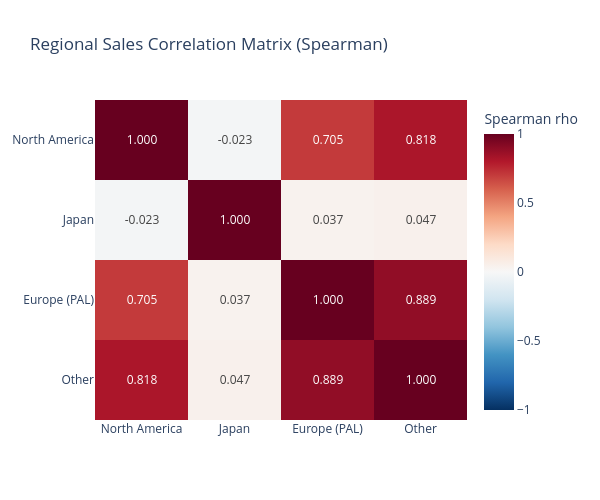

The notebook cell this image was saved under:
### Code cell
# Correlation heatmap
fig = px.imshow(
    corr_matrix, color_continuous_scale='RdBu_r',
    zmin=-1, zmax=1, text_auto='.3f',
    labels=dict(color='Spearman rho'),
    title='Regional Sales Correlation Matrix (Spearman)',
    aspect='auto'
)
fig.update_layout(height=500, width=600)
fig.write_html(f'{FIGURES_DIR}/regional_correlation_heatmap.html')
fig.show()

### Figure 1 — Plotly figure (JSON) as saved in the notebook; plotly's stock layout.template omitted (floating-point values rounded to 4 significant figures)
{"data": [{"coloraxis": "coloraxis", "hovertemplate": "x: %{x}<br>y: %{y}<br>Spearman rho: %{z}<extra></extra>", "name": "0", "texttemplate": "%{z:.3f}", "type": "heatmap", "x": ["North America", "Japan", "Europe (PAL)", "Other"], "xaxis": "x", "y": ["North America", "Japan", "Europe (PAL)", "Other"], "yaxis": "y", "z": [[1.0, -0.02257, 0.7053, 0.8184], [-0.02257, 1.0, 0.03723, 0.04659], [0.7053, 0.03723, 1.0, 0.8887], [0.8184, 0.04659, 0.8887, 1.0]]}], "layout": {"coloraxis": {"autocolorscale": false, "cmax": 1, "cmin": -1, "colorbar": {"title": {"text": "Spearman rho"}}, "colorscale": [[0, "rgb(5,48,97)"], [0.1, "rgb(33,102,172)"], [0.2, "rgb(67,147,195)"], [0.3, "rgb(146,197,222)"], [0.4, "rgb(209,229,240)"], [0.5, "rgb(247,247,247)"], [0.6, "rgb(253,219,199)"], [0.7, "rgb(244,165,130)"], [0.8, "rgb(214,96,77)"], [0.9, "rgb(178,24,43)"], [1, "rgb(103,0,31)"]]}, "height": 500, "title": {"text": "Regional Sales Correlation Matrix (Spearman)"}, "width": 600, "xaxis": {"anchor": "y", "domain": [0, 1]}, "yaxis": {"anchor": "x", "autorange": "reversed", "domain": [0, 1]}}}
